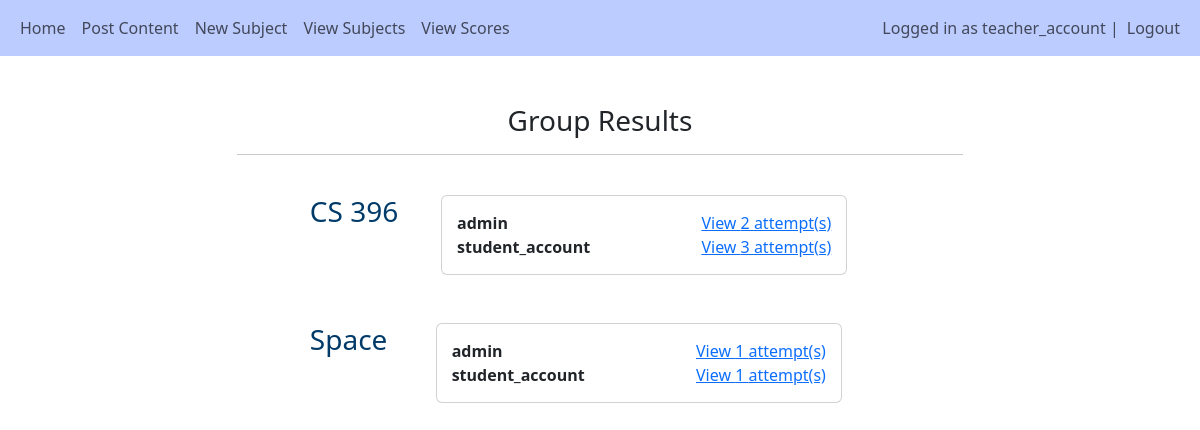
/group_results/ (signed in), run on the app's committed database.
### main/models.py (models this page shows, shortened)
class User(AbstractUser):
    is_teacher = models.BooleanField('Is teacher', default=False)
    is_student = models.BooleanField('Is student', default=False)

class Subject(models.Model):
    teacher = models.ForeignKey(User, null=True, on_delete=models.CASCADE)
    title = models.CharField(max_length=255)
    max_attempts = models.IntegerField(default=3)

### main/views.py (the view)
# urls.py: path('group_results/', views.group_results, name="group_results"),
@login_required(login_url="/login")
def group_results(request):
    subjects = Subject.objects.all()
    attempts = Attempt.objects.all()
    students = []
    aa = []
    for subject in subjects:
        for attempt in subject.attempts.all():
                if attempt.student not in students:
                    students.append(attempt.student)
                    numOfAttemptsMade = subject.attempts.filter(student=attempt.student).count()
                    attemptsMade = subject.attempts.filter(student=attempt.student)
                    aa.append({
                        "subject":subject,
                        "student":attempt.student,
                        "numOfAttemptsMade":numOfAttemptsMade,
                        "attemptsMade":attemptsMade
                    })
        students = []
    return render(request, 'main/results/group_results.html', {"subjects":subjects, "attempts":attempts, "aa":aa})

### main/templates/main/results/group_results.html (shortened to what this page needs)
{% extends 'main/base.html'%}
{% load crispy_forms_tags %}
{% block content %}
<div style="width:65%; margin:auto">
    <br>
    <h3 style="text-align:center">Group Results</h3><hr>
    <br>
    {% for subject in subjects %}
    <div style="display:flex; width:80%; margin:auto">
        <h3 style="color:rgb(0, 58, 105)">{{subject.title}}</h3>
        <div class="card" style="padding:15px; width:70%; margin:auto">
            {% for item in aa %}
                {% if item.subject == subject %}
                <div style="width:100%; margin:auto">
                    <b style="float:left">{{item.student}}</b>
                    <a href="{% url 'group_results_detail' subject.id item.student.id %}" style="float:right">View {{item.numOfAttemptsMade}} attempt(s)</a><br>
                </div>
                {% endif %}
            {% endfor %}
        </div>
    </div><br><br>
    {% endfor %}
</div>
{% endblock %}

### main/templates/main/base.html (shortened to what this page needs)
<!DOCTYPE html>
<html lang="en">
<head>
    <link href="https://cdn.jsdelivr.net/npm/bootstrap@5.3.2/dist/css/bootstrap.min.css" rel="stylesheet">
    <link rel="stylesheet" href="https://cdnjs.cloudflare.com/ajax/libs/font-awesome/4.7.0/css/font-awesome.min.css">
</head>
<body>
    <nav class="navbar navbar-light navbar-expand-lg" style="background-color: #bcccff;">
        <div class="container-fluid">
            <div>
                <ul class="nav navbar-nav">
                    <li class="nav-item">
                        <a class="nav-link" href="/home">Home</a>
                    </li>
                    {% if user.is_teacher %}
                    <li class="nav-item">
                        <a class="nav-link" href="/create_post">Post Content</a>
                    </li>
                    <li class="nav-item">
                        <a class="nav-link" href="/subject_setup">New Subject</a>
                    </li>
                    <li class="nav-item">
                        <a class="nav-link" href="/view_subjects">View Subjects</a>
                    </li>
                    <li class="nav-item">
                        <a class="nav-link" href="/group_results">View Scores</a>
                    </li>
                    {% endif %}
                </ul>
            </div>
            <div>
                <ul class="navbar-nav">
                    {% if user.is_authenticated %}
                    <span class="navbar-text">Logged in as {{user.username}} | </span>
                    <li class="nav-item">
                        <a class="nav-link" href="/logout">Logout</a>
                    </li>
                    {% else %}
                    <li class="nav-item">
                        <a class="nav-link" href="/login">Login</a>
                    </li>
                    {% endif %}
                </ul>
            </div>
        </div>
    </nav><br>
        <div class="container">
            {% block content %}
            {% endblock %}
        </div>
</body>
</html>

### data on the page
User: username "teacher_account"
Subject: title "CS 396", student "admin", numOfAttemptsMade "2", student "student_account", numOfAttemptsMade "3"
Subject: title "Space", student "admin", numOfAttemptsMade "1", student "student_account"
